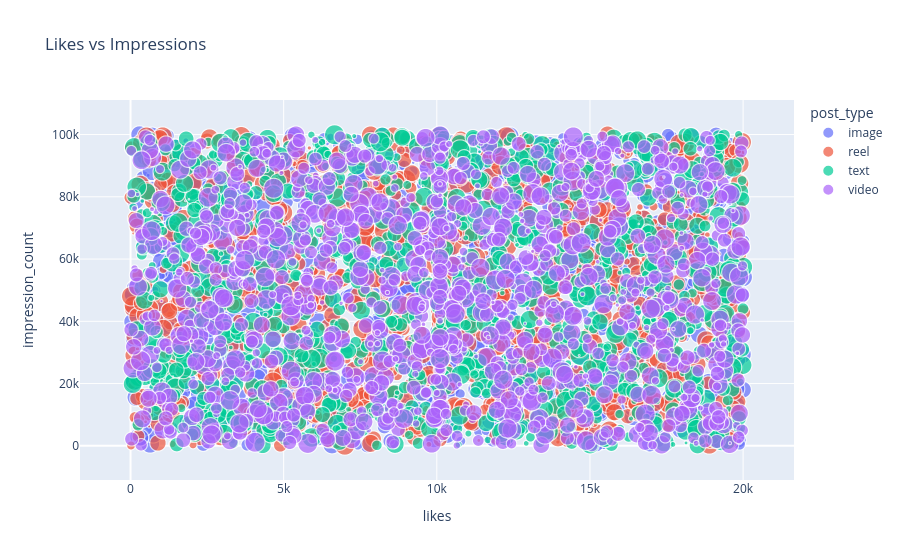

Notebook cell for this chart:
### Code cell
fig = px.scatter(
    df,
    x='likes',
    y='impression_count',
    size='comments',
    color='post_type',
    title='Likes vs Impressions'
)

fig.show()

### Figure 1 — Plotly figure (JSON) as saved in the notebook; plotly's stock layout.template omitted (floating-point values rounded to 4 significant figures; data arrays with more than 128 entries replaced by an {"elided": "..."} marker saying what was removed)
{"data": [{"hovertemplate": "post_type=image<br>likes=%{x}<br>impression_count=%{y}<br>comments=%{marker.size}<extra></extra>", "legendgroup": "image", "marker": {"color": "#636efa", "size": {"elided": "1247 int values"}, "sizemode": "area", "sizeref": 7.497, "symbol": "circle"}, "mode": "markers", "name": "image", "showlegend": true, "type": "scattergl", "x": {"elided": "1247 float values"}, "xaxis": "x", "y": {"elided": "1247 int values"}, "yaxis": "y"}, {"hovertemplate": "post_type=reel<br>likes=%{x}<br>impression_count=%{y}<br>comments=%{marker.size}<extra></extra>", "legendgroup": "reel", "marker": {"color": "#EF553B", "size": {"elided": "1283 int values"}, "sizemode": "area", "sizeref": 7.497, "symbol": "circle"}, "mode": "markers", "name": "reel", "showlegend": true, "type": "scattergl", "x": {"elided": "1283 float values"}, "xaxis": "x", "y": {"elided": "1283 int values"}, "yaxis": "y"}, {"hovertemplate": "post_type=text<br>likes=%{x}<br>impression_count=%{y}<br>comments=%{marker.size}<extra></extra>", "legendgroup": "text", "marker": {"color": "#00cc96", "size": {"elided": "1245 int values"}, "sizemode": "area", "sizeref": 7.497, "symbol": "circle"}, "mode": "markers", "name": "text", "showlegend": true, "type": "scattergl", "x": {"elided": "1245 float values"}, "xaxis": "x", "y": {"elided": "1245 int values"}, "yaxis": "y"}, {"hovertemplate": "post_type=video<br>likes=%{x}<br>impression_count=%{y}<br>comments=%{marker.size}<extra></extra>", "legendgroup": "video", "marker": {"color": "#ab63fa", "size": {"elided": "1225 int values"}, "sizemode": "area", "sizeref": 7.497, "symbol": "circle"}, "mode": "markers", "name": "video", "showlegend": true, "type": "scattergl", "x": {"elided": "1225 float values"}, "xaxis": "x", "y": {"elided": "1225 int values"}, "yaxis": "y"}], "layout": {"legend": {"itemsizing": "constant", "title": {"text": "post_type"}, "tracegroupgap": 0}, "title": {"text": "Likes vs Impressions"}, "xaxis": {"anchor": "y", "domain": [0, 1], "title": {"text": "likes"}}, "yaxis": {"anchor": "x", "domain": [0, 1], "title": {"text": "impression_count"}}}}
